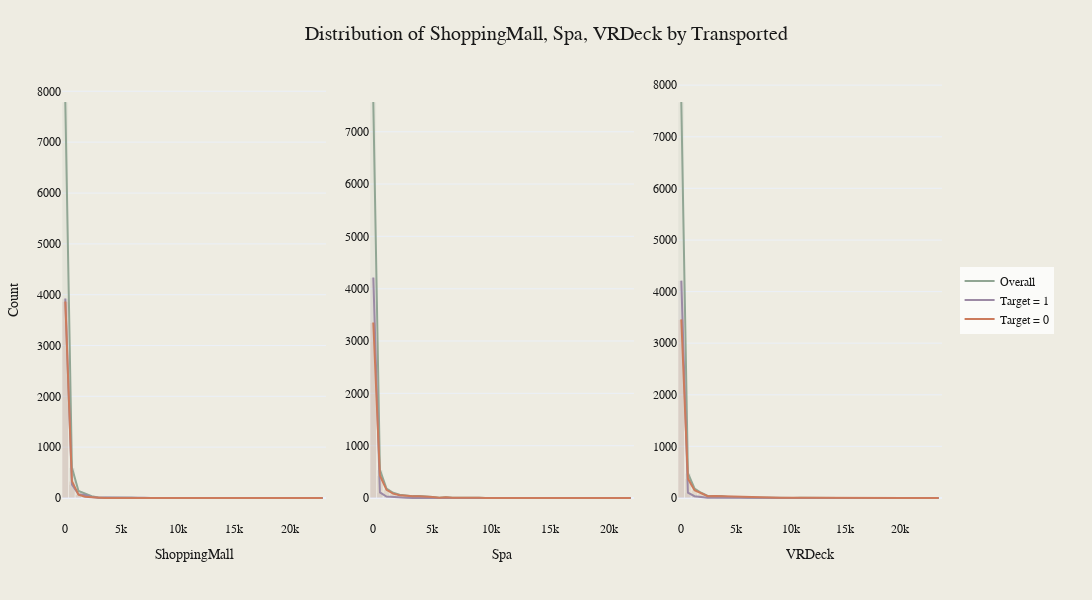

The notebook cell this image was saved under:
### Markdown cell above
**Age:**

- Normal distribution peaking at 20-30 years for all groups.
- Transported group slightly higher across most ages.

**RoomService:**

- Extreme right skew for all groups.
- Transported group has higher spike at lowest values.

**FoodCourt:**

- Highly right-skewed for all groups.
- Large spike at lowest values across all categories.
- Not Transported group shows slightly lower overall spending.

### Code cell
plot_numeric_distributions(
    train_data,
    numerical_features_two,
    "Transported",
    nbins=40,
    save_path="../images/numerical_features_two.png",
)
